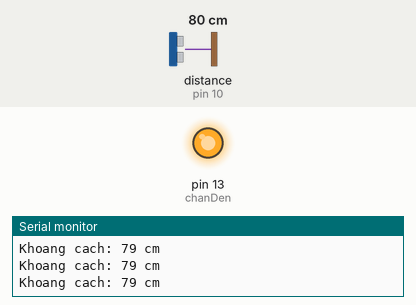
A sketch run on a simulated Arduino Uno, built with avr-gcc and run on an emulated ATmega328P. Shown: output pins drawn as LEDs (lit = HIGH), the last lines printed to the serial monitor. Wiring (inferred from the names in the program): ultrasonic range finder: trigger pin 9; echo pin 10. The inputs (shaded band) are chosen by the test bench; at power-on: distance to the obstacle (sensor on pin 10) 80 cm. The echo pulse lasts 58.3 µs per cm; pins used as bus, display or sensor lines are not drawn.

Above: at 1.2 s.
1.3 s: distance to the obstacle (sensor on pin 10) set to 24 cm
2.8 s: distance to the obstacle (sensor on pin 10) set to 20 cm
At 4.0 s:
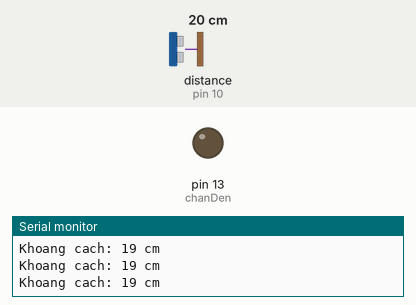
4.3 s: distance to the obstacle (sensor on pin 10) set to 35 cm
At 5.6 s:
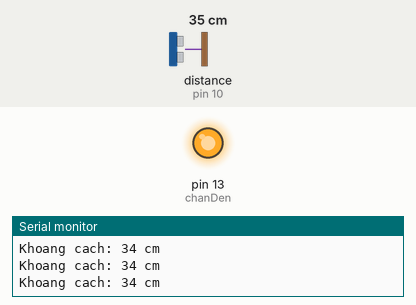
5.9 s: distance to the obstacle (sensor on pin 10) set to 2 cm
At 6.6 s:
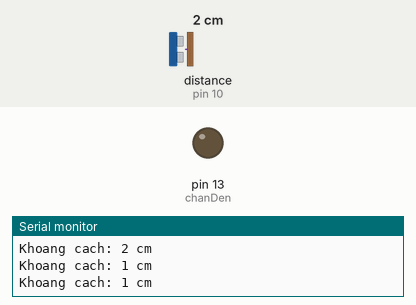
Timing chart, 0 to 8.5 s (numbered marks = the images above; inputs shaded):
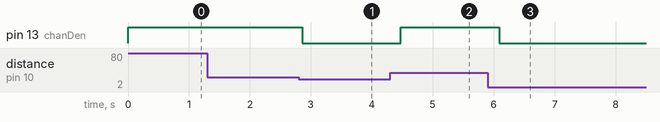

The sketch:

vitrixe.ino
```cpp
const int chanTrig = 9;
const int chanEcho = 10;

// Chân LED
const int chanDen = 13;

long thoiGian;
int khoangCach;

void setup() {
  pinMode(chanTrig, OUTPUT);
  pinMode(chanEcho, INPUT);
  pinMode(chanDen, OUTPUT);
  Serial.begin(9600);
}

void loop() {
  // Gửi xung trigger
  digitalWrite(chanTrig, LOW);
  delayMicroseconds(2);
  digitalWrite(chanTrig, HIGH);
  delayMicroseconds(10);
  digitalWrite(chanTrig, LOW);

  // Đọc tín hiệu echo
  thoiGian = pulseIn(chanEcho, HIGH);
  khoangCach = thoiGian * 0.034 / 2;  // Tính khoảng cách cm

  Serial.print("Khoang cach: ");
  Serial.print(khoangCach);
  Serial.println(" cm");

  // Nếu không có vật cản (khoảng cách lớn hơn ngưỡng) → bật đèn
  if (khoangCach > 20 || khoangCach <= 0) {
    digitalWrite(chanDen, HIGH);
  } else {
    digitalWrite(chanDen, LOW);
  }

  delay(200);
}
```

Measured:
- the behaviour switches between 22 and 21 cm on distance to the obstacle (sensor on pin 10) (found by bisection; images 0 and 1)
- after the input at 2.8 s, pin 13 (chanDen): HIGH → LOW after 0.06 s
- after the input at 4.3 s, pin 13 (chanDen): LOW → HIGH after 0.17 s
- after the input at 5.9 s, pin 13 (chanDen): HIGH → LOW after 0.19 s
